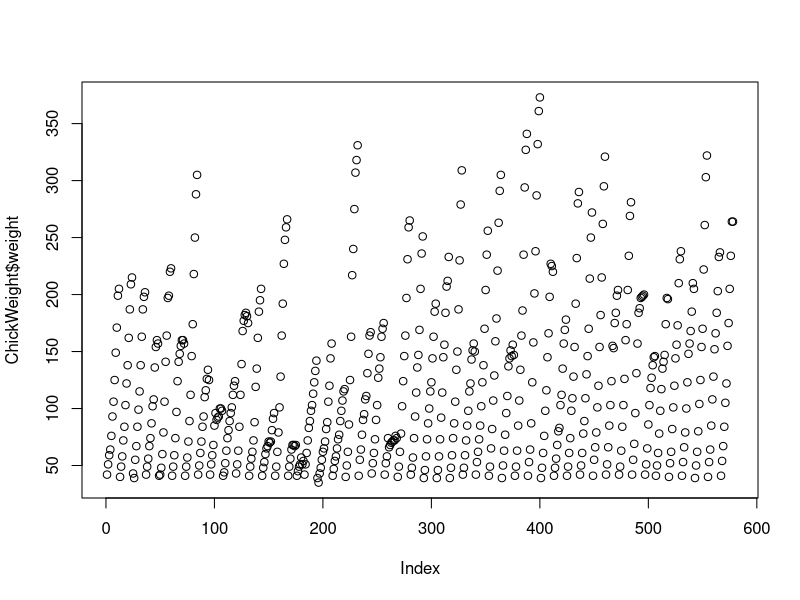
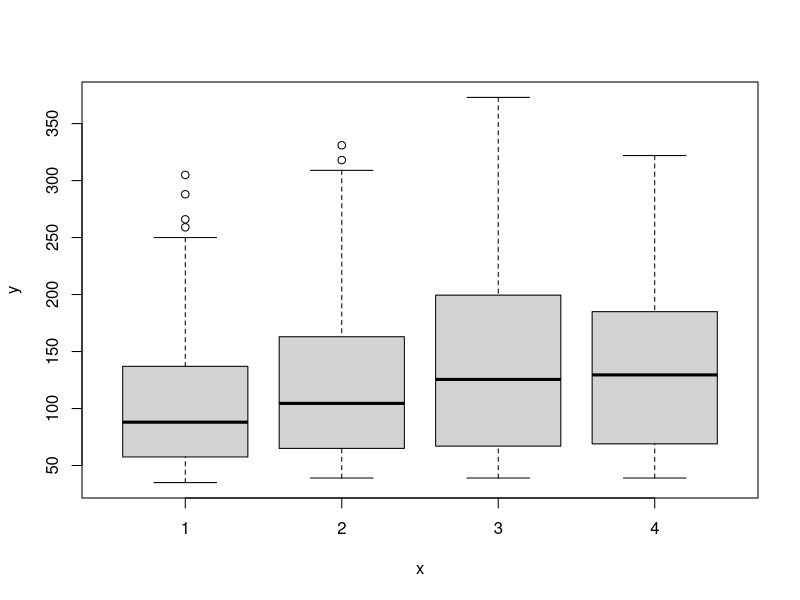
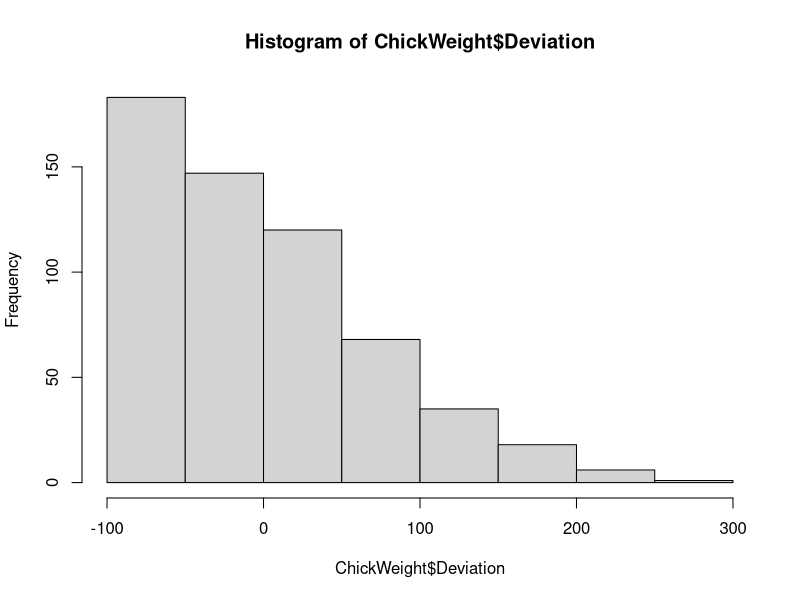

Recreate these plots in R, in order.

# Open a new Script

# Import dataset ChickWeight

library(datasets)
data(ChickWeight)
View(ChickWeight)
str(ChickWeight)

# calculate mean weight

mean(ChickWeight$weight)

# Create new variable -  deviation from mean weight

ChickWeight$Deviation <-ChickWeight$weight-121.81

# Loop, if-statement (ifelse - selected from either yes or no depending on whether the element of test is TRUE or FALSE)

for(a in 1:nrow(ChickWeight)){
  ChickWeight$Obese<- ifelse(ChickWeight$Deviation < 100,"Normal","Obese")
}


### plots

plot(ChickWeight$weight)
plot(ChickWeight$Diet, ChickWeight$weight)

hist(ChickWeight$Deviation)
